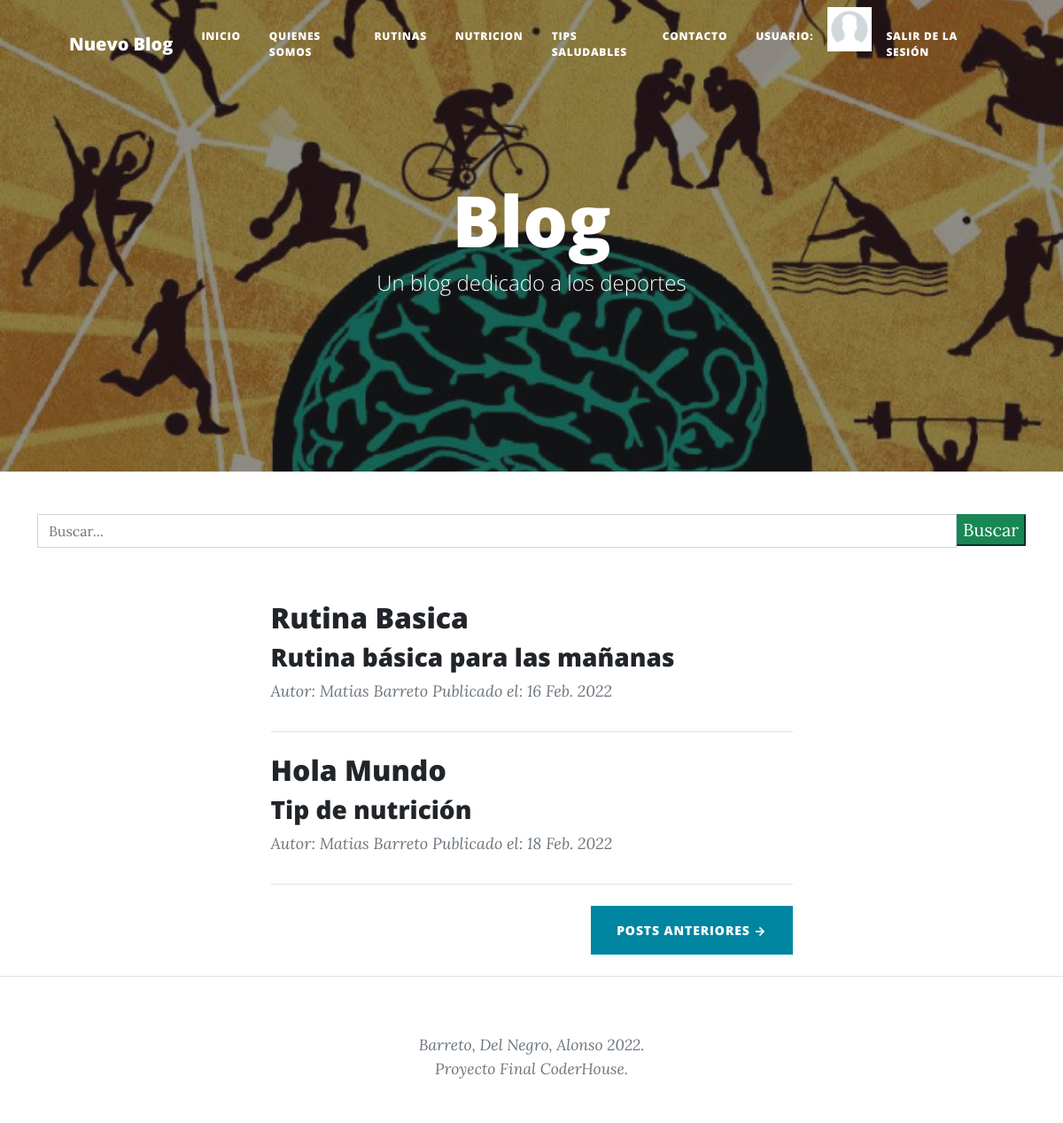
The page / on the database its author committed.
### app_blog/models.py (models this page shows, shortened)
class Post(Model):
    id = models.AutoField(primary_key = True)
    titulo = models.CharField('Título', max_length = 100, blank = False, null = False)
    autor = models.ForeignKey(Autor, on_delete = models.CASCADE)
    categoria = models.ForeignKey(Categoria, on_delete=models.CASCADE)
    descripcion = models.CharField('Descripción', max_length=255, blank=False, null=False)
    contenido = RichTextField()
    imagen = models.URLField('Imagen', max_length=255, blank=False, null=False)
    slug = models.SlugField('Slug', max_length = 100, blank = False, null = False)
    estado = models.BooleanField('Publicado/No Publicado', default = True)
    fecha_creacion = models.DateField('Fecha de Creación', auto_now = False, auto_now_add = True)
    class Meta:
        verbose_name = 'Post'
        verbose_name_plural = "Posts"

class Autor(Model):
    id = models.AutoField(primary_key = True)
    nombre = models.CharField('Nombre', max_length = 255, null = False, blank = False)
    apellido = models.CharField('Apellido', max_length = 255, null = False, blank = False)
    twitter = models.URLField('Twitter', null = True, blank = True)
    web = models.URLField('Web Site', null = True, blank = True)
    email = models.EmailField ('E-mail', null = False, blank = False)
    estado = models.BooleanField('Autor Activo/Autor Inactivo', default = True)
    fecha_creacion = models.DateField('Fecha de Creación', auto_now = False, auto_now_add = True)
    class Meta:
        verbose_name = 'Autor'
        verbose_name_plural = 'Autores'
    def __str__(self):
        return f'Autor: {self.nombre} {self.apellido}'

### app_blog/views.py (the view)
# urls.py: path('', home, name = 'index'),
def home(request):
    post = Post.objects.filter(estado = True)
    queryset = request.GET.get("buscar")
    if queryset:
        post = Post.objects.filter(
            Q(titulo__icontains = queryset) |
            Q(descripcion__icontains=queryset)
        ).distinct()
        return render(request, "posteos.html", {"poste": post, "query": queryset})
    avatares = Avatar.objects.filter(user=request.user.id)
    if avatares:
        avatar_url = avatares.last().imagen.url
    else:
        avatar_url = ''
    return render(request, 'index.html', {'avatar_url': avatar_url, 'post': post})

### templates/index.html (shortened to what this page needs)
{% extends "padre.html" %}
{% load static %}
{% block titulos_secciones %}
Blog
{% endblock titulos_secciones %}
{% block imagen_header %}
{% static 'app_blog/assets/img/index.jpg' %}
{% endblock imagen_header %}

### templates/padre.html (shortened to what this page needs)
<!DOCTYPE html>
<html lang="es">
{% load static %}
    <head>
        <link href="{% static 'app_blog/css/styles.css' %}" rel="stylesheet" />
    </head>
    <body>
        <nav class="navbar navbar-expand-lg navbar-light" id="mainNav">
            <div class="container px-4 px-lg-5">
                <a class="navbar-brand" href="{% url 'index' %}">Nuevo Blog</a>
                <div class="collapse navbar-collapse" id="navbarResponsive">
                    <ul class="navbar-nav ms-auto py-4 py-lg-0">
                        <li class="nav-item"><a class="nav-link px-lg-3 py-3 py-lg-4" href="{% url 'index' %}">Inicio</a></li>
                        <li class="nav-item"><a class="nav-link px-lg-3 py-3 py-lg-4" href="{% url 'about' %}">Quienes somos</a></li>
                        <li class="nav-item"><a class="nav-link px-lg-3 py-3 py-lg-4" href="{% url 'rutinas' %}">Rutinas</a></li>
                        <li class="nav-item"><a class="nav-link px-lg-3 py-3 py-lg-4" href="{% url 'nutricion' %}">Nutricion</a></li>
                        <li class="nav-item"><a class="nav-link px-lg-3 py-3 py-lg-4" href="{% url 'saludable' %}">Tips saludables</a></li>
                        <li class="nav-item"><a class="nav-link px-lg-3 py-3 py-lg-4" href="{% url 'contacto' %}">Contacto</a></li>
                        <li class="nav-item"><a class="nav-link px-lg-3 py-3 py-lg-4" href="{% url 'editar_perfil' %}">Usuario: {{user.username}}</a></li>
                        {% if avatar_url == '' %}
                        <li> <a href="{% url 'avatar_add' %}"><img src="{% static 'app_blog\assets\img\anonimo01.jpg' %}"height= "50px"/> </a></li>
                        {% else %}
                        <li> <a href="{% url 'avatar_add' %}"><img src="{{avatar_url}}"height= "50px"/> </a></li>
                        {% endif %}
                        <li class="nav-item"><a class="nav-link px-lg-3 py-3 py-lg-4" href="{% url 'logout' %}">Salir de la sesión</a></li>
                    </ul>
                </div>
            </div>
        </nav>
        <header class="masthead" style="background-image: url({% block imagen_header %}{% static 'app_blog/assets/img/home-bg.jpg' %}{% endblock imagen_header %})">
            <div class="container position-relative px-4 px-lg-5">
                <div class="row gx-4 gx-lg-5 justify-content-center">
                    <div class="col-md-10 col-lg-8 col-xl-7">
                        <div class="site-heading">
                            <h1>{% block titulos_secciones %}Nuevo Blog{% endblock titulos_secciones %}</h1>
                            {% block subtitulo %}<span class="subheading">Un blog dedicado a los deportes</span>{% endblock subtitulo %}
                        </div>
                    </div>
                </div>
            </div>
        </header>
{% block barra_busqueda %}
<div class ="container">
    <div class = "row">
        <div class="col-md-12 search">
            <form method="get">
                <div id ="custom-search-input">
                    <div class="input-group col-md-12">
                        <input type="text" class="form-control" placeholder="Buscar..." name="buscar" value = "{{ request.GET.buscar }}">
                        <span class="input-group-list">
                            <button type="submit" class="boton btn-success">Buscar</button>
                        </span>
                    </div>
                </div>
            </form>
        </div>
    </div>
</div>
{% endblock barra_busqueda %}
<br>
<br>
        <div class="container px-4 px-lg-5">
            <div class="row gx-4 gx-lg-5 justify-content-center">
                <div class="col-md-10 col-lg-8 col-xl-7">
                    {% block contenido %}
                    {% if post %}
                        {% for p in post %}
                            <div class="post-preview">
                                    <h2 class="post-title">{{p.titulo}}</h2>
                                    <h3 class="post-subtitle">{{p.descripcion}}</h3>
                                <p class="post-meta">
                                    {{p.autor}}
                                    Publicado el: {{p.fecha_creacion}}
                                </p>
                            </div>
                            <hr class="my-4" />
                        {% endfor %}
                    {% else %}
                        <h3>No existen posteos registrados en esta categoria.</h3>
                    {% endif %}
                    {% endblock contenido %}
                    {% block boton %}
                <div class="d-flex justify-content-end mb-4"><a class="btn btn-primary text-uppercase" href="#!">Posts Anteriores →</a></div>
                    {% endblock boton %}
                </div>
            </div>
        </div>
        <footer class="border-top">
            <div class="container px-4 px-lg-5">
                <div class="row gx-4 gx-lg-5 justify-content-center">
                    <div class="col-md-10 col-lg-8 col-xl-7">
                        <div class="small text-center text-muted fst-italic">Barreto, Del Negro, Alonso 2022.<br>Proyecto Final CoderHouse.</div>
                    </div>
                </div>
            </div>
        </footer>
    </body>
</html>

### rows shown on the page
Post: titulo "Rutina Basica", descripcion "Rutina básica para las mañanas", autor "Autor: Matias Barreto", fecha_creacion "16 Feb. 2022"
Post: titulo "Hola Mundo", descripcion "Tip de nutrición", autor "Autor: Matias Barreto", fecha_creacion "18 Feb. 2022"
